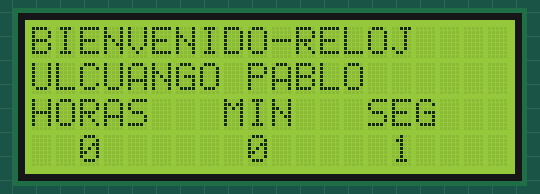
This sketch was run on a simulated Arduino Uno, built with avr-gcc and run on an emulated ATmega328P. Parts: 20×4 character LCD.

Above: at 1.1 s.
At 4.1 s:
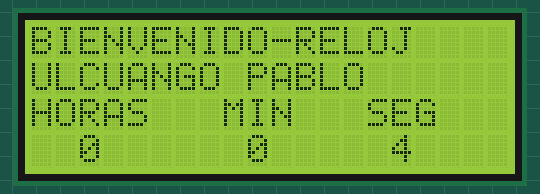
At 9.1 s:
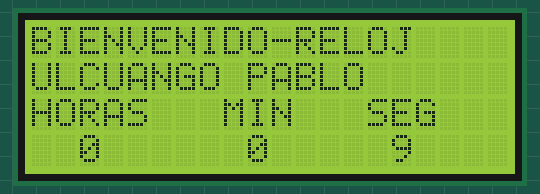
At 15.1 s:
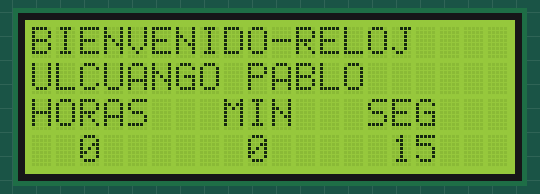
At 20.1 s:
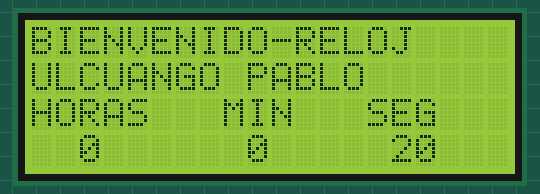
At 38.1 s:
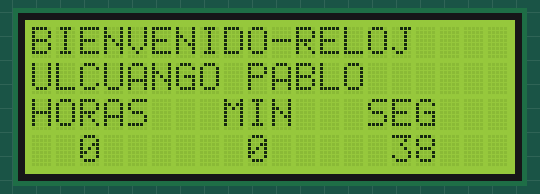

Measured:
- what the display in image 1 shows lasts 1.0 s, from 4.1 s to 5.1 s

The sketch:

UlcuangoPablo_DEBER_4.3_SE.ino
```cpp
/*UNIVERSIDAD TÉCNICA DEL NORTE
FICA-CITEL
SISTEMAS EMBEBIDOS
DEBER 4.3: Periféricos Especiales - Interrupciones
Nombre: Ulcuango Pablo
Fecha: 21-05-2021
Docente: Ing. Pamela Godoy
*/

#include <MsTimer2.h>
#include <LiquidCrystal.h>

LiquidCrystal lcd(13,12,11,10,9,8);

int segundos=0;      //variables para los segundos
int minutos=0;       //variables para los minutos
int horas=0;         //variables para las horas

 void setup() {
  lcd.begin(20,4);             //incia la LCD
  MsTimer2::set(1000,reloj);   //configura el timer 2 a 1 segundo
  MsTimer2::start();

}

void loop() {
  // put your main code here, to run repeatedly:

}

void reloj(){
  if(segundos<60){      //condición para los segundos
    segundos++;         //incrementar la variable
  }
  else{
    segundos=0;
    if(minutos<60){     //condición de minutos
      minutos++;        //incrementar la variable
    }
    else{
      minutos=0;
      if(horas<24){     //condición de horas
        horas++;        //incrementar la variable
      }
      else{
        horas=0;
      }
    }
  }
  lcd.clear();          //borrar el anterior mensaje
  lcd.setCursor(0,0);
  lcd.print("BIENVENIDO-RELOJ");
  lcd.setCursor(0,1);
  lcd.print("ULCUANGO PABLO");
  lcd.setCursor(0,2);
  lcd.print("HORAS   MIN   SEG");
  lcd.setCursor(2,3);   //ubicación de LCD
  lcd.print(String(horas));  //mensaje de impresión en la LCD
  lcd.setCursor(9,3);
  lcd.print(String(minutos));
  lcd.setCursor(15,3);
  lcd.print(String(segundos));

}
```
